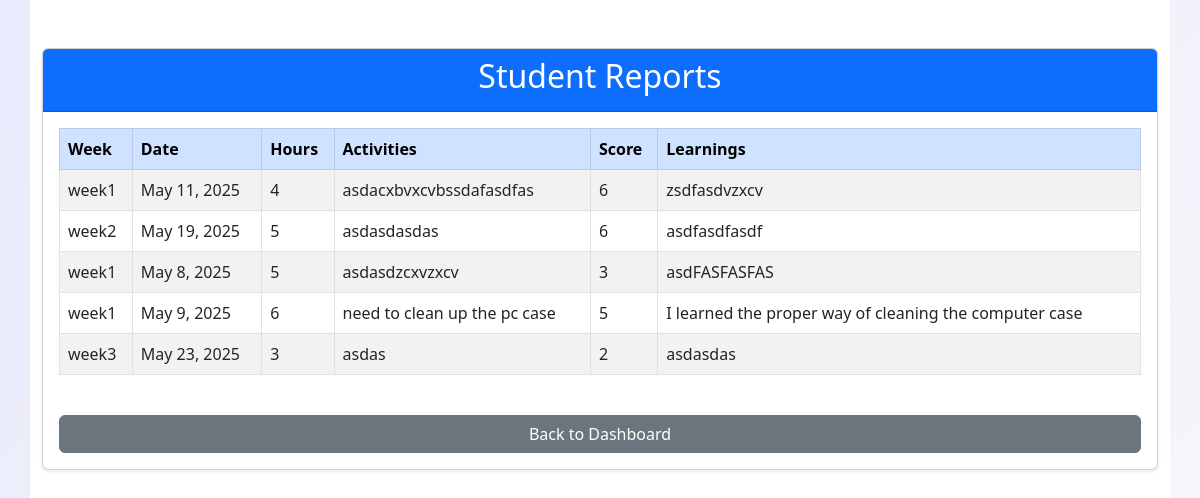
The page /coordinator/student-reports/ (signed in) on the database its author committed.
### project_app/models.py (models this page shows, shortened)
class WeekReport(models.Model):
    week = models.CharField(max_length=50)  # Week identifier (e.g., "Week 1")
    date = models.DateField()  # Date of the report
    hours = models.PositiveIntegerField()  # Number of hours
    activities = models.TextField()  # Activities/Tasks
    score = models.CharField(max_length=50)  # Score
    learnings = models.TextField()  # New Learnings

### project_app/views.py (the view)
# urls.py: path('coordinator/student-reports/', views.student_reports_view, name='student_reports'),
@login_required(login_url='coordinator_login')
def student_reports_view(request):
    reports = WeekReport.objects.all()
    return render(request, 'analyzer_app/student_reports.html', {'reports': reports})

### project_app/templates/analyzer_app/student_reports.html (shortened to what this page needs)
{% load static %}
<!DOCTYPE html>
<html lang="en">
<head>
    <link rel="stylesheet" type="text/css" href="{% static 'css/style.css' %}">
    <link href="https://cdn.jsdelivr.net/npm/bootstrap@5.3.0-alpha3/dist/css/bootstrap.min.css" rel="stylesheet">
</head>
<body>
    <div class="container py-5">
        <div class="card shadow-sm">
            <div class="card-header bg-primary text-white text-center">
                <h2>Student Reports</h2>
            </div>
            <div class="card-body">
                <div class="table-responsive mb-4">
                    <table class="table table-bordered table-striped">
                        <thead class="table-primary">
                            <tr>
                                <th>Week</th>
                                <th>Date</th>
                                <th>Hours</th>
                                <th>Activities</th>
                                <th>Score</th>
                                <th>Learnings</th>
                            </tr>
                        </thead>
                        <tbody>
                            {% for report in reports %}
                            <tr>
                                <td>{{ report.week }}</td>
                                <td>{{ report.date }}</td>
                                <td>{{ report.hours }}</td>
                                <td>{{ report.activities }}</td>
                                <td>{{ report.score }}</td>
                                <td>{{ report.learnings }}</td>
                            </tr>
                            {% empty %}
                            <tr>
                                <td colspan="6" class="text-center">No reports found.</td>
                            </tr>
                            {% endfor %}
                        </tbody>
                    </table>
                </div>
                <a href="{% url 'coordinator_dashboard' %}" class="btn btn-secondary w-100">Back to Dashboard</a>
            </div>
        </div>
    </div>
</body>
</html>

### project_app/static/css/style.css (style rules this page uses)
body { font-family: Arial, sans-serif; margin: 0; padding: 0; background-color: #f4f4f4; display: flex; justify-content: center; align-items: flex-start; height: 100vh; overflow: hidden; }
body { background: linear-gradient(135deg, #e9eafc 0%, #f7f7fa 100%); min-height: 100vh; }
.card { border-radius: 16px; box-shadow: 0 4px 24px rgba(0,0,0,0.08); border: none; }
.card-header { background: #6072E5; color: #fff; border-radius: 16px 16px 0 0; border: none; }
.container { width: 100%; height: 100%; padding: 20px; background-color: #ffffff; display: grid; grid-template-rows: auto 1fr; gap: 20px; box-sizing: border-box; }

### rows shown on the page
WeekReport: week "week1", date "May 11, 2025", hours "4", activities "asdacxbvxcvbssdafasdfas", score "6", learnings "zsdfasdvzxcv"
WeekReport: week "week2", date "May 19, 2025", hours "5", activities "asdasdasdas", score "6", learnings "asdfasdfasdf"
WeekReport: week "week1", date "May 8, 2025", hours "5", activities "asdasdzcxvzxcv", score "3", learnings "asdFASFASFAS"
WeekReport: week "week1", date "May 9, 2025", hours "6", activities "need to clean up the pc case", score "5", learnings "I learned the proper way of cleaning the computer case"
WeekReport: week "week3", date "May 23, 2025", hours "3", activities "asdas", score "2", learnings "asdasdas"
